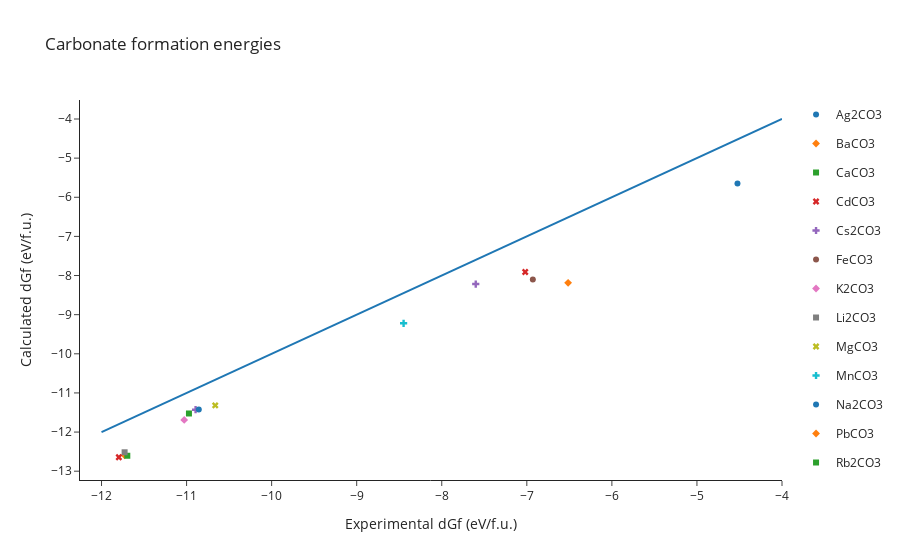

The notebook cell saved with this chart:
### Markdown cell above
### Plot before correction

### Code cell
df = pandas.DataFrame({"x":energies_exp, "y":energies_calc, "name":names})

scatter = px.scatter(df, x="x", y="y", hover_name="name", symbol="name", color="name")
line = px.line(x=[-12, -4], y=[-12, -4])

fig = go.Figure(scatter.data + line.data)
fig.update_layout({"title": "Carbonate formation energies",
                   "xaxis_title":"Experimental dGf (eV/f.u.)",
                   "yaxis_title":"Calculated dGf (eV/f.u.)"})
fig.show()

### Figure 1 — Plotly figure (JSON) as saved in the notebook; plotly's stock layout.template omitted (floating-point values rounded to 4 significant figures)
{"data": [{"hovertemplate": "<b>%{hovertext}</b><br><br>name=Ag2CO3<br>x=%{x}<br>y=%{y}<extra></extra>", "hovertext": ["Ag2CO3"], "legendgroup": "Ag2CO3", "marker": {"color": "#1F77B4", "symbol": "circle"}, "mode": "markers", "name": "Ag2CO3", "orientation": "v", "showlegend": true, "type": "scatter", "x": [-4.523], "xaxis": "x", "y": [-5.651], "yaxis": "y"}, {"hovertemplate": "<b>%{hovertext}</b><br><br>name=BaCO3<br>x=%{x}<br>y=%{y}<extra></extra>", "hovertext": ["BaCO3"], "legendgroup": "BaCO3", "marker": {"color": "#FF7F0E", "symbol": "diamond"}, "mode": "markers", "name": "BaCO3", "orientation": "v", "showlegend": true, "type": "scatter", "x": [-11.73], "xaxis": "x", "y": [-12.59], "yaxis": "y"}, {"hovertemplate": "<b>%{hovertext}</b><br><br>name=CaCO3<br>x=%{x}<br>y=%{y}<extra></extra>", "hovertext": ["CaCO3"], "legendgroup": "CaCO3", "marker": {"color": "#2CA02C", "symbol": "square"}, "mode": "markers", "name": "CaCO3", "orientation": "v", "showlegend": true, "type": "scatter", "x": [-11.7], "xaxis": "x", "y": [-12.61], "yaxis": "y"}, {"hovertemplate": "<b>%{hovertext}</b><br><br>name=CdCO3<br>x=%{x}<br>y=%{y}<extra></extra>", "hovertext": ["CdCO3"], "legendgroup": "CdCO3", "marker": {"color": "#D62728", "symbol": "x"}, "mode": "markers", "name": "CdCO3", "orientation": "v", "showlegend": true, "type": "scatter", "x": [-7.019], "xaxis": "x", "y": [-7.909], "yaxis": "y"}, {"hovertemplate": "<b>%{hovertext}</b><br><br>name=Cs2CO3<br>x=%{x}<br>y=%{y}<extra></extra>", "hovertext": ["Cs2CO3"], "legendgroup": "Cs2CO3", "marker": {"color": "#9467BD", "symbol": "cross"}, "mode": "markers", "name": "Cs2CO3", "orientation": "v", "showlegend": true, "type": "scatter", "x": [-10.89], "xaxis": "x", "y": [-11.43], "yaxis": "y"}, {"hovertemplate": "<b>%{hovertext}</b><br><br>name=FeCO3<br>x=%{x}<br>y=%{y}<extra></extra>", "hovertext": ["FeCO3"], "legendgroup": "FeCO3", "marker": {"color": "#8C564B", "symbol": "circle"}, "mode": "markers", "name": "FeCO3", "orientation": "v", "showlegend": true, "type": "scatter", "x": [-6.929], "xaxis": "x", "y": [-8.101], "yaxis": "y"}, {"hovertemplate": "<b>%{hovertext}</b><br><br>name=K2CO3<br>x=%{x}<br>y=%{y}<extra></extra>", "hovertext": ["K2CO3"], "legendgroup": "K2CO3", "marker": {"color": "#E377C2", "symbol": "diamond"}, "mode": "markers", "name": "K2CO3", "orientation": "v", "showlegend": true, "type": "scatter", "x": [-11.03], "xaxis": "x", "y": [-11.69], "yaxis": "y"}, {"hovertemplate": "<b>%{hovertext}</b><br><br>name=Li2CO3<br>x=%{x}<br>y=%{y}<extra></extra>", "hovertext": ["Li2CO3"], "legendgroup": "Li2CO3", "marker": {"color": "#7F7F7F", "symbol": "square"}, "mode": "markers", "name": "Li2CO3", "orientation": "v", "showlegend": true, "type": "scatter", "x": [-11.73], "xaxis": "x", "y": [-12.52], "yaxis": "y"}, {"hovertemplate": "<b>%{hovertext}</b><br><br>name=MgCO3<br>x=%{x}<br>y=%{y}<extra></extra>", "hovertext": ["MgCO3"], "legendgroup": "MgCO3", "marker": {"color": "#BCBD22", "symbol": "x"}, "mode": "markers", "name": "MgCO3", "orientation": "v", "showlegend": true, "type": "scatter", "x": [-10.66], "xaxis": "x", "y": [-11.32], "yaxis": "y"}, {"hovertemplate": "<b>%{hovertext}</b><br><br>name=MnCO3<br>x=%{x}<br>y=%{y}<extra></extra>", "hovertext": ["MnCO3"], "legendgroup": "MnCO3", "marker": {"color": "#17BECF", "symbol": "cross"}, "mode": "markers", "name": "MnCO3", "orientation": "v", "showlegend": true, "type": "scatter", "x": [-8.449], "xaxis": "x", "y": [-9.22], "yaxis": "y"}, {"hovertemplate": "<b>%{hovertext}</b><br><br>name=Na2CO3<br>x=%{x}<br>y=%{y}<extra></extra>", "hovertext": ["Na2CO3"], "legendgroup": "Na2CO3", "marker": {"color": "#1F77B4", "symbol": "circle"}, "mode": "markers", "name": "Na2CO3", "orientation": "v", "showlegend": true, "type": "scatter", "x": [-10.86], "xaxis": "x", "y": [-11.42], "yaxis": "y"}, {"hovertemplate": "<b>%{hovertext}</b><br><br>name=PbCO3<br>x=%{x}<br>y=%{y}<extra></extra>", "hovertext": ["PbCO3"], "legendgroup": "PbCO3", "marker": {"color": "#FF7F0E", "symbol": "diamond"}, "mode": "markers", "name": "PbCO3", "orientation": "v", "showlegend": true, "type": "scatter", "x": [-6.515], "xaxis": "x", "y": [-8.185], "yaxis": "y"}, {"hovertemplate": "<b>%{hovertext}</b><br><br>name=Rb2CO3<br>x=%{x}<br>y=%{y}<extra></extra>", "hovertext": ["Rb2CO3"], "legendgroup": "Rb2CO3", "marker": {"color": "#2CA02C", "symbol": "square"}, "mode": "markers", "name": "Rb2CO3", "orientation": "v", "showlegend": true, "type": "scatter", "x": [-10.97], "xaxis": "x", "y": [-11.53], "yaxis": "y"}, {"hovertemplate": "<b>%{hovertext}</b><br><br>name=SrCO3<br>x=%{x}<br>y=%{y}<extra></extra>", "hovertext": ["SrCO3"], "legendgroup": "SrCO3", "marker": {"color": "#D62728", "symbol": "x"}, "mode": "markers", "name": "SrCO3", "orientation": "v", "showlegend": true, "type": "scatter", "x": [-11.8], "xaxis": "x", "y": [-12.64], "yaxis": "y"}, {"hovertemplate": "<b>%{hovertext}</b><br><br>name=ZnCO3<br>x=%{x}<br>y=%{y}<extra></extra>", "hovertext": ["ZnCO3"], "legendgroup": "ZnCO3", "marker": {"color": "#9467BD", "symbol": "cross"}, "mode": "markers", "name": "ZnCO3", "orientation": "v", "showlegend": true, "type": "scatter", "x": [-7.6], "xaxis": "x", "y": [-8.217], "yaxis": "y"}, {"hovertemplate": "x=%{x}<br>y=%{y}<extra></extra>", "legendgroup": "", "line": {"color": "#1F77B4", "dash": "solid"}, "marker": {"symbol": "circle"}, "mode": "lines", "name": "", "orientation": "v", "showlegend": false, "type": "scatter", "x": [-12, -4], "xaxis": "x", "y": [-12, -4], "yaxis": "y"}], "layout": {"title": {"text": "Carbonate formation energies"}, "xaxis": {"title": {"text": "Experimental dGf (eV/f.u.)"}}, "yaxis": {"title": {"text": "Calculated dGf (eV/f.u.)"}}}}
